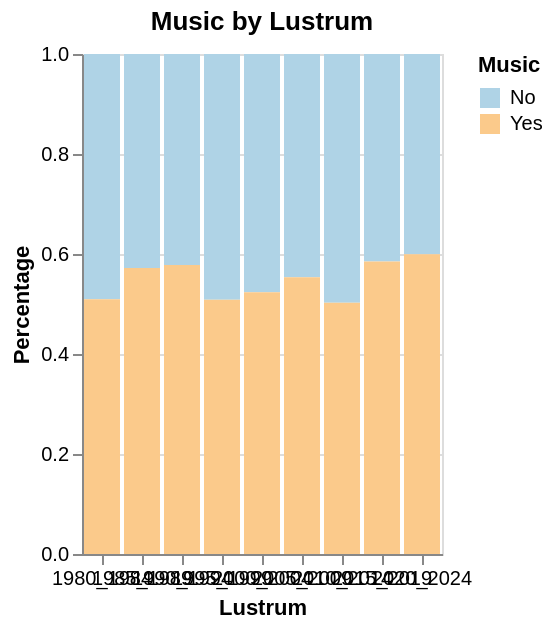

Vega-Lite specification for this chart:
### Vega-Lite specification from a JSON file in a GitHub repository (floating-point values rounded to 4 significant figures)
{"$schema": "https://vega.github.io/schema/vega-lite/v5.15.1.json", "config": {"view": {"continuousHeight": 300, "continuousWidth": 300}}, "data": {"name": "data-dea852b0e5a508ae059ab85683bb8320"}, "datasets": {"data-dea852b0e5a508ae059ab85683bb8320": [{"lustrum": "1980_1984", "music": "No", "percentage": 0.4905}, {"lustrum": "1985_1989", "music": "No", "percentage": 0.4281}, {"lustrum": "1990_1994", "music": "No", "percentage": 0.422}, {"lustrum": "1995_1999", "music": "No", "percentage": 0.4915}, {"lustrum": "2000_2004", "music": "No", "percentage": 0.4766}, {"lustrum": "2005_2009", "music": "No", "percentage": 0.4467}, {"lustrum": "2010_2014", "music": "No", "percentage": 0.4974}, {"lustrum": "2015_2019", "music": "No", "percentage": 0.4152}, {"lustrum": "2020_2024", "music": "No", "percentage": 0.4004}, {"lustrum": "1980_1984", "music": "Yes", "percentage": 0.5095}, {"lustrum": "1985_1989", "music": "Yes", "percentage": 0.5719}, {"lustrum": "1990_1994", "music": "Yes", "percentage": 0.578}, {"lustrum": "1995_1999", "music": "Yes", "percentage": 0.5085}, {"lustrum": "2000_2004", "music": "Yes", "percentage": 0.5234}, {"lustrum": "2005_2009", "music": "Yes", "percentage": 0.5533}, {"lustrum": "2010_2014", "music": "Yes", "percentage": 0.5026}, {"lustrum": "2015_2019", "music": "Yes", "percentage": 0.5848}, {"lustrum": "2020_2024", "music": "Yes", "percentage": 0.5996}]}, "encoding": {"color": {"field": "music", "legend": {"title": "Music"}, "scale": {"scheme": "blueorange", "type": "quantize"}, "type": "nominal"}, "tooltip": [{"field": "lustrum", "title": "Lustrum", "type": "nominal"}, {"field": "music", "title": "Music", "type": "nominal"}, {"field": "percentage", "format": ".2f", "title": "Percentage", "type": "quantitative"}], "x": {"axis": {"labelAngle": 0, "title": "Lustrum"}, "field": "lustrum", "type": "nominal"}, "y": {"field": "percentage", "scale": {"domain": [0, 1]}, "title": "Percentage", "type": "quantitative"}}, "height": 250, "mark": {"type": "bar"}, "title": "Music by Lustrum", "width": "container"}
